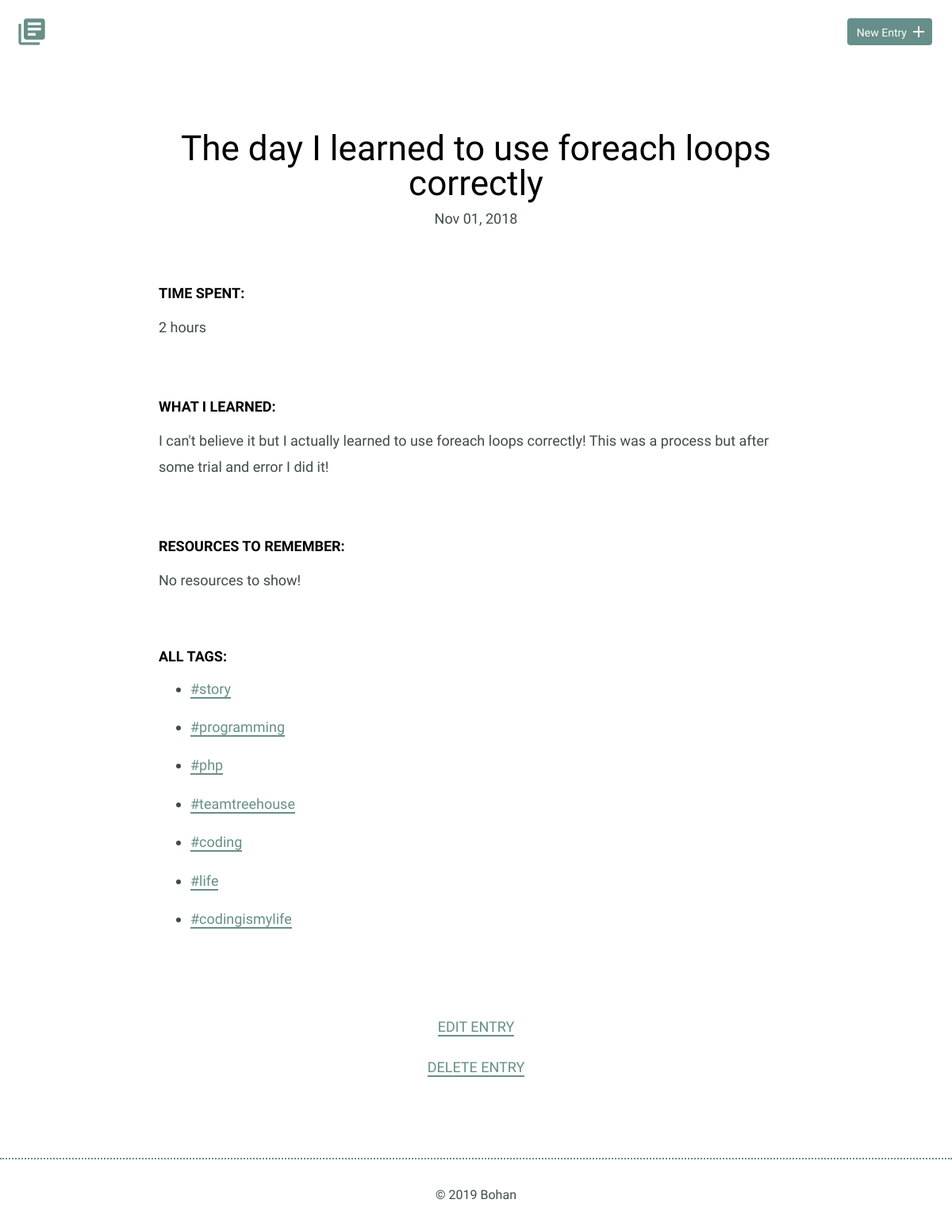
Screenshot of /detail.php?id=3 with the database file from the repository.
### tables this page shows
CREATE TABLE "entries" (
	`id`	INTEGER,
	`title`	TEXT,
	`date`	TEXT,
	`time_spent`	INTEGER,
	`learned`	BLOB,
	`resources`	BLOB,
	PRIMARY KEY(`id`)
);

### inc/db_fetch_detail.php (called while the page is built, shortened)
<?php
    function db_fetch_detail_no_tags(){
        try{
            include('db_connection.php');
            $id = filter_input(INPUT_GET, 'id', FILTER_SANITIZE_NUMBER_INT);
            $sql = "
                SELECT * FROM entries WHERE entries.id = ?
            ";
            $pdo = $db->prepare($sql);
            $pdo->bindValue(1, $id, PDO::PARAM_INT);
            $pdo->execute();
            $results = $pdo->fetch(PDO::FETCH_ASSOC);
            return $results;
        }catch(Exception $e){
            echo $e->getMessage();
        }
    }
?>

### inc/db_fetch.php (called while the page is built, shortened)
<?php
    function db_fetch_tags(){
        try{
            include('db_connection.php');
            $sql = "SELECT DISTINCT `tag_name` FROM `tags`";
            $pdo = $db->prepare($sql);
            $pdo->execute();
            $results = $pdo->fetchAll(PDO::FETCH_ASSOC);
            return $results;
        }catch(Exception $e){
            echo $e->getMessage();
        }
    }
?>

### detail.php (the view, shortened to what this page needs)
<!DOCTYPE html>
<html>
    <head>
        <link rel="stylesheet" href="css/normalize.css">
        <link rel="stylesheet" href="css/site.css">
    </head>
    <body>
        <?php
            include("header.php");
        ?>
        <section>
            <div class="container">
                <div class="entry-list single">
                    <?php
                        include('inc/db_fetch.php');
                        include('inc/db_fetch_detail.php');
                        $result = db_fetch_detail_no_tags();
                        $tags = db_fetch_tags();
                        echo
                        "<article>"
                        .   "<h1>$result[title]</h1>"
                            ."<time datetime=$result[date]>" . date_format(new DateTime($result['date']), 'M d, Y') . "</time>"
                            ."<div class='entry'>"
                                ."<h3>Time Spent: </h3>"
                                ."<p>$result[time_spent]</p>"
                            ."</div>"
                            ."<div class='entry'>"
                                ."<h3>What I Learned:</h3>"
                                ."<p>$result[learned]</p>"
                            ."</div>"
                            ."<div class='entry'>"
                                ."<h3>Resources to Remember:</h3>";
                                if(empty($result['resources'])){
                                    echo "<p>No resources to show!</p>";
                                }else{
                                    echo
                                    "<ul>"
                                        ."<li><a href=''>$result[resources]</a></li>"
                                    ."</ul>";
                                }
                            echo "</div>"
                        ."</article>";
                        echo "<h3>All Tags:</h3>";
                        foreach($tags as $tag){
                            echo  "<ul>"
                                 ."<li><a href='filtered.php?filter=$tag[tag_name]'>#$tag[tag_name]</a></li>"
                             ."</ul>";
                         }
                    ?>
                </div>
            </div>
            <div class="edit">
                <?php
                    echo "<p><a href='edit.php?id=$result[id]'>Edit Entry</a></p>";
                    echo "<p><a href='inc/db_delete.php?id=$result[id]'>Delete Entry</a></p>";
                ?>
            </div>
        </section>
        <?php
            include("footer.php");
        ?>
    </body>
</html>

### css/site.css (style rules this page uses)
body { font-size: 16px; color: #404a49; font-family: 'Cousine', serif; font-weight: 400; }
.container { margin: 0 auto; padding: 0 25px; }
h1, h2, h3 { margin: 0; font-weight: 400; line-height: 1em; color: #000; }
h1 { font-size: 44px; margin-bottom: 12px; }
h3 { font-size: 18px; font-family: 'Work Sans', serif; font-weight: 600; text-transform: uppercase; }
p { line-height: 1.8em; font-size: 18px; }
p a { border-bottom: 2px solid #678f89; padding: 0; color: #678f89; text-decoration: none; }
ul li { line-height: 1.8em; font-size: 18px; }
ul li a { border-bottom: 2px solid #678f89; line-height: 1.8em; color: #678f89; text-decoration: none; }
.entry-list, .edit-entry, .new-entry { max-width: 800px; margin: 0 auto; padding: 70px 0 150px 0; }
.entry-list article { margin-bottom: 70px; text-align: center; }
.entry-list.single { padding-bottom: 70px; }
.entry-list.single time { font-size: 18px; }
.entry { max-width: 800px; margin: 75px auto 0 auto; text-align: left; }
.entry p { margin-bottom: 40px; }
.edit { padding-bottom: 80px; text-align: center; margin: 0 auto; }
.edit a { font-weight: 400; text-transform: uppercase; font-size: 18px; }

### rows the page displays
entries: title "The day I learned to use foreach loops correctly", date "Nov 01, 2018", time_spent "2 hours", learned "I can't believe it but I actually learned to use foreach loops correctly! This was a process but after some trial and error I did it!"

### other values shown
$tag[tag_name] "story"
$tag[tag_name] "programming"
$tag[tag_name] "php"
$tag[tag_name] "teamtreehouse"
$tag[tag_name] "coding"
$tag[tag_name] "life"
$tag[tag_name] "codingismylife"
